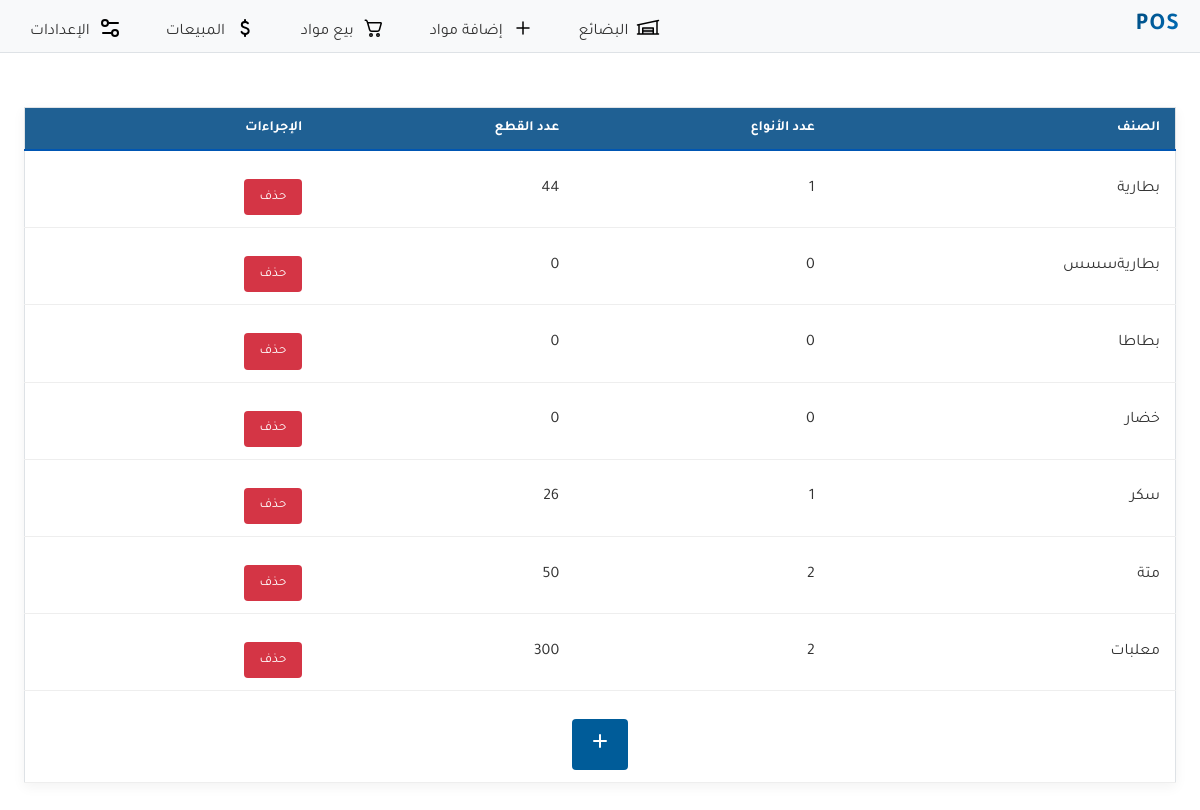
Page /classifications on the earlier database version.
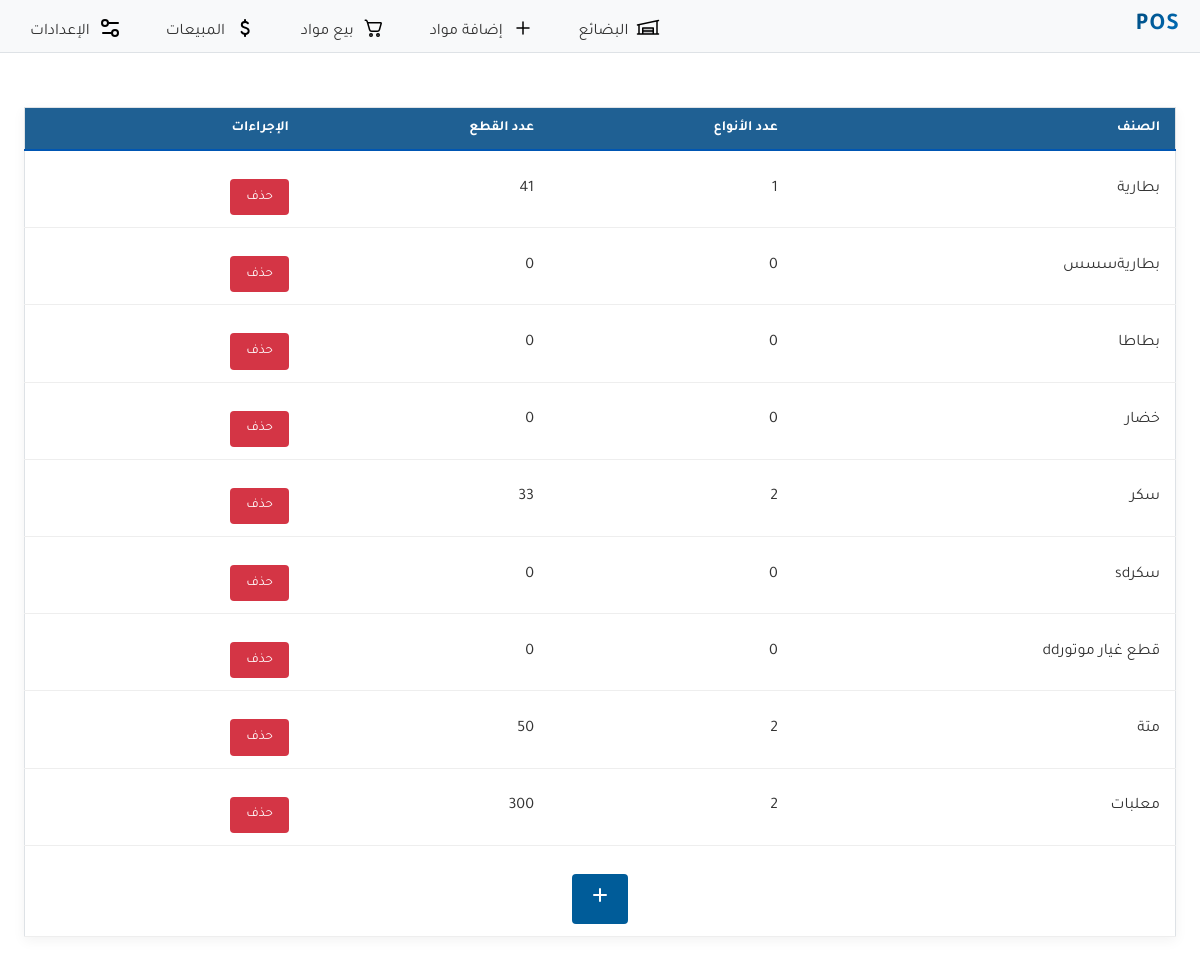
Same page on the later database version.
### store/models.py (models this page shows, shortened)
class Classification(models.Model):
    category=models.CharField(max_length=100)

### store/views.py (the view)
# urls.py: path('classifications', views.classifications_list, name='classifications_list'),
def classifications_list(request):
    classifications = Classification.objects.annotate(
        product_type_count=Count('product', distinct=True),
        all_types_count=Sum('product__quantity')
    ).prefetch_related('product_set').order_by('category')
    return render(
        request,
        'store/classifications_list.html',
        {
            'classifications': classifications,
        },
    )

### store/templates/store/classifications_list.html (shortened to what this page needs)
{% extends 'base.html' %}
{% load static %}
{% block content %}
<link rel="stylesheet" href="{% static 'store/classifications_list.css' %}">
<table class="classification-table">
    <thead>
        <tr>
            <th>الصنف</th>
            <th>عدد الأنواع</th>
            <th>عدد القطع</th>
            <th>الإجراءات</th>
        </tr>
    </thead>
    <tbody>
        {% if classifications %}
            {% for object in classifications %}
            <tr class="classification-header" data-id="{{ object.id }}">
                <td>{{ object.category }}</td>
                <td>{{ object.product_type_count }}</td>
                <td>{{ object.all_types_count|default:"0" }}</td>
                <td>
                    <button class="btn red delete-btn" data-id="{{ object.id }}">
                        حذف
                    </button>
                </td>
            </tr>
            {% endfor %}
        {% else %}
            <tr>
                <td colspan="4" style=" text-align: center;">لا يوجد أصناف لعرضها</td>
            </tr>
        {% endif %}
        <tr>
            <td colspan="4" style=" text-align: center;">
                 <button id="openModalBtn" class="btn blue">
                      <svg xmlns="http://www.w3.org/2000/svg" width="24" height="24" viewBox="0 0 24 24">
                        <path fill="none" stroke="currentColor" stroke-linecap="round" stroke-linejoin="round"
                            stroke-miterlimit="10" stroke-width="2" d="M6 12h12m-6 6V6" />
                    </svg>
                </button>
            </td>
        </tr>
    </tbody>
</table>
{% endblock %}

### store/templates/base.html (shortened to what this page needs)
{% load static %}
<!DOCTYPE html>
<html lang="en">
<head>
  <link rel="stylesheet" type="text/css" href="{% static 'base.css' %}">
</head>
<body>
  <header>
    <div class="logo">
      <a href="{% url 'home' %}">
        <h2 class="text-logo">
        </h2>
      </a>
    </div>
    <nav>
      <ul>
        <li>
          <a href="{% url 'home' %}"
             class="{% if request.resolver_match.url_name == 'product_list' or request.resolver_match.url_name == 'home' or request.resolver_match.url_name == 'product_detail' %}active{% endif %}">
             <img src="{% static 'icons/warehouse_icon.svg' %}" width="24" height="24" alt="Warehouse Icon">
             البضائع
          </a>
        </li>
        <li>
          <a href="{% url 'add_product' %}"
             class="{% if request.resolver_match.url_name == 'add_product' %}active{% endif %}">
             <img src="{% static 'icons/add_icon.svg' %}" width="24" height="24" alt="Add Product Icon">
            إضافة مواد
          </a>
        </li>
        <li>
          <a href="{% url 'sell_product' %}"
             class="{% if request.resolver_match.url_name == 'sell_product' %}active{% endif %}">
             <img src="{% static 'icons/cart_icon.svg' %}" width="24" height="24" alt="Sell Product Icon">
            بيع مواد
          </a>
        </li>
        <li>
          <a href="{% url 'list_sales' %}"
          class="{% if request.resolver_match.url_name == 'list_sales' or request.resolver_match.url_name == 'sale_detail' %}active{% endif %}">
          <img src="{% static 'icons/sales_icon.svg' %}" width="24" height="24" alt="Sales Icon">
            المبيعات
          </a>
        </li>
        <li>
          <a href="{% url 'settings' %}"
             class="{% if request.resolver_match.url_name == 'settings' %}active{% endif %}">
             <img src="{% static 'icons/settings_icon.svg' %}" width="24" height="24" alt="Settings Icon">
            الإعدادات
          </a>
        </li>
      </ul>
    </nav>
  </header>
  <main>
    {% block content %}{% endblock %}
  </main>
</body>
</html>

### store/static/base.css (style rules this page uses)
body { font-family: 'Tajawal'; margin: 0; padding: 0; box-sizing: border-box; background-color: #ffffff; color: #333; direction: rtl; }
header { display: flex; align-items: center; justify-content: space-between; padding: 10px 20px; background-color: #F8F9FA; border-bottom: 1px solid #DEE2E6; }
.text-logo { background: linear-gradient(135deg, #004C80 0%, #0073C2 100%); -webkit-background-clip: text; background-clip: text; color: transparent; font-weight: 800; text-transform: uppercase; letter-spacing: 1px; }
nav ul { list-style: none; display: flex; gap: 15px; margin: 0; padding: 0; }
nav ul li a { text-decoration: none; color: #333; padding: 5px 10px; }
nav li a img { margin: 0 4px; position: relative; top: 6px; }
main { padding: 1rem; }
.btn { font-family: 'Tajawal'; display: inline-block; margin-top: 1rem; padding: 0.6rem 1rem; border: unset; color: #fff; border-radius: 4px; text-align: center; cursor: pointer; }
.blue { background-color: #005C99; color: white; }
.red { background-color: #D43545; }
a { text-decoration: none; color: #005C99; }
h1,h2,h3,h4,h5,h6 { margin: 0; }
@media only screen and (min-width: 993px) { header { padding: 10px 20px; } }
@media only screen and (min-width: 993px) { nav ul { gap: 20px; } }
@media only screen and (min-width: 993px) { main { padding: 1.5rem; } }
@media only screen and (min-width: 993px) { .btn { margin-top: 1rem; } }

### store/static/store/classifications_list.css (style rules this page uses)
.classification-table { width: 100%; border-collapse: collapse; margin: 30px auto; border: 1px solid #dee2e6; overflow: hidden; box-shadow: 0 4px 12px rgba(0, 0, 0, 0.05); }
.classification-table th, .classification-table td { padding: 12px 15px; text-align: right; border-bottom: 1px solid #eee; vertical-align: middle; }
.classification-table th { background-color: #1f6093; color: white; font-weight: 600; font-size: 14px; border-bottom: 2px solid #0056b3; }
.classification-header { cursor: pointer; background-color: #ffffff; transition: background-color 0.2s; }

Differences in the rows shown:
computed for Classification "بطارية": all_types_count "44" → "41"
computed for Classification "سكر": product_type_count "1" → "2"; all_types_count "26" → "33"
added Classification: category "سكرsd", product_type_count "0", all_types_count "0"
added Classification: category "قطع غيار موتورdd", product_type_count "0", all_types_count "0"
